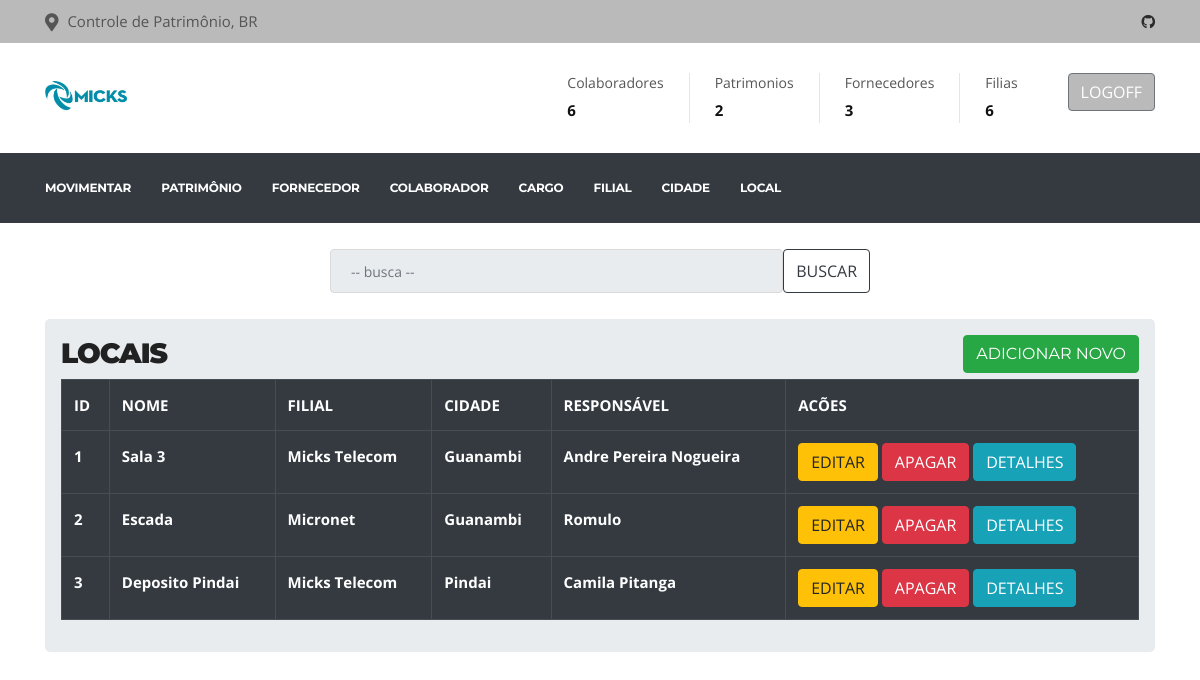
/local/ (signed in), run on the app's committed database.
### app/model/models.py (models this page shows, shortened)
class Local(db.Model):
    __tablename__ = 'local'
    id_local = db.Column(db.Integer, autoincrement=True, primary_key=True)
    nome = db.Column(db.String(100), nullable=False)
    id_colaborador = db.Column(db.Integer, db.ForeignKey('colaborador.id_colaborador'))
    colaborador = db.relationship('Colaborador')

class Filial(db.Model):
    __tablename__ = 'filial'
    id_filial = db.Column(db.Integer, autoincrement=True, primary_key=True)
    nome = db.Column(db.String(100), nullable=False)
    endereco = db.Column(db.String(100))
    cnpj = db.Column(db.String(100), nullable=False)
    id_cidade =db.Column(db.Integer, db.ForeignKey('cidade.id_cidade'))
    cidade = db.relationship('Cidade')

class Cidade(db.Model):
    __tablename__ = 'cidade'
    id_cidade = db.Column(db.Integer, autoincrement=True, primary_key=True)
    nome = db.Column(db.String(100), unique=True, nullable=False)
    estado = db.Column(db.String(100), nullable=False)
    pais = db.Column(db.String(100), nullable=False)
    cidade = db.relationship('Filial')

class Colaborador(db.Model):
    __tablename__ = 'colaborador'
    id_colaborador = db.Column(db.Integer, autoincrement=True, primary_key=True)
    nome = db.Column(db.String(100), unique=True, nullable=False)
    email = db.Column(db.String(100), unique=True)
    telefone = db.Column(db.String(100))
    endereco = db.Column(db.String(100))
    id_filial = db.Column(db.Integer, db.ForeignKey('filial.id_filial'))
    id_cargo = db.Column(db.Integer, db.ForeignKey('cargo.id_cargo'))
    filial = db.relationship('Filial')
    cargo = db.relationship('Cargo')

### app/routes.py (the view)
@app.route("/local/", methods=["GET", "POST"])
@login_required
def local():
    return LocalControler.locallista()

### app/controler/allData.py (called while the page is built)
    def total():
        coladorador = Colaborador.query.count()
        patrimonio = Patrimonio.query.count()
        fornecedor = Fornecedor.query.count()
        filial = Filial.query.count()
        data = {'coladorador': coladorador,
                'patrimonio': patrimonio,
                'fornecedor': fornecedor,
                'filial': filial}
        return data

### app/controler/local.py (called while the page is built, shortened)
    def locallista():
        todosLocal = Local.query.all()
        todosColaborador = Colaborador.query.all()
        todasFilial = Filial.query.all()
        return render_template("local.html", todosLocal=todosLocal,
                                            todosColaborador=todosColaborador,
                                            todasFilial=todasFilial,
                                            data=Total.total())

### app/model/models.py (called while the page is built)
@login_manager.user_loader
def get_user(user_id):
    return User.query.filter_by(id=user_id).first()

### app/templates/local.html (shortened to what this page needs)
{% extends "base.html" %}
{% block head %}
{{ super() }}
{% endblock %}
{% block content %}
<br>
<div class="container">
    <div class="row justify-content-center">
        <div class="col-6">
            <div class="input-group">
                <input type="search" class="form-control rounded" placeholder="-- busca --" aria-label="Search"
                aria-describedby="search-addon" />
                <button type="button" name="busca" class="btn btn-outline-dark">BUSCAR</button>
            </div>
        </div>
    </div>
</div>
<br>
<div class="container">
    <div class="row">
        <div class="col-lg-12">
            <div class="jumbotron p-3">
                <h2><b>LOCAIS</b> <button type="button" class="btn btn-success float-right" data-toggle="modal"
                        data-target=#mymodal> ADICIONAR NOVO </button></h2>
                <table class="table table-bordered table-dark">
                    <tr>
                        <th>ID</th>
                        <th>NOME</th>
                        <th>FILIAL</th>
                        <th>CIDADE</th>
                        <th>RESPONSÁVEL</th>
                        <th>ACÕES</th>
                    </tr>
                     {% for linha in todosLocal %}
                    <tr>
                        <th>{{linha.id_local}}</th>
                        <th>{{linha.nome}}</th>
                        <th>{{linha.colaborador.filial.nome}}</th>
                        <th>{{linha.colaborador.filial.cidade.nome}}</th>
                        <th>{{linha.colaborador.nome}}</th>
                        <td>
                            <a href="/localUpdate/{{linha.id_local}}" class="btn btn-warning btn-xs" data-toggle="modal"
                                data-target="#modaledit{{linha.id_local}}">EDITAR</a>
                            <a href="/localDelete/{{linha.id_local}}" class="btn btn-danger btn-xs"
                                onclick="return confirm('Deseja realmente apagar?')">APAGAR</a>
                            <a href="" class="btn btn-info" data-toggle="modal"
                            data-target="#modaldetalhe{{linha.id_local}}">DETALHES</a>
                        </td>
                    </tr>
                    {% endfor %}
                </table>
            </div>
        </div>
    </div>
    {% endblock %}

### app/static/style2.css (style rules this page uses)
body { background: #fff; color: #555; }
input[type=search] { background: #E9ECEF; }
body, p { font-family: "Open Sans", sans-serif; text-rendering: optimizeLegibility; -webkit-font-smoothing: antialiased !important; line-height: 26px; font-size: 15px; }
h1, h2, h3, h4, h5, h6 { color: #212121; font-weight: 700; font-family: 'Montserrat', sans-serif; text-rendering: optimizeLegibility; -webkit-font-smoothing: antialiased !important; }
h2 { font-size: 28px; line-height: 36px; text-transform: uppercase; letter-spacing: -1px; }
html { overflow-x: hidden !important; width: 100%; height: 100%; position: relative; -webkit-font-smoothing: antialiased; text-rendering: optimizeLegibility; }
body { border: 0; margin: 0; padding: 0; }
a:link, a:visited { text-decoration: none; }
a { color: inherit; transition: .2s ease; }
.form-control { box-shadow: none; border: 1px solid #dadada; padding: 5px 20px; height: 44px; background: none; color: #959595; font-size: 14px; border-radius: 0; }

### data on the page
Local: id_local "1", nome "Sala 3", colaborador.filial.nome "Micks Telecom", colaborador.filial.cidade.nome "Guanambi", colaborador.nome "Andre Pereira Nogueira"
Local: id_local "2", nome "Escada", colaborador.filial.nome "Micronet", colaborador.filial.cidade.nome "Guanambi", colaborador.nome "Romulo"
Local: id_local "3", nome "Deposito Pindai", colaborador.filial.nome "Micks Telecom", colaborador.filial.cidade.nome "Pindai", colaborador.nome "Camila Pitanga"

### other printed values
{{ data['coladorador'] }} "6"
{{ data['patrimonio'] }} "2"
{{ data['fornecedor'] }} "3"
{{ data['filial'] }} "6"
